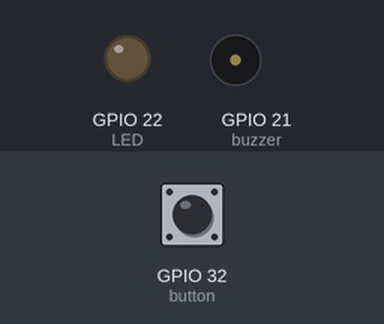
Bench run of a sketch on a simulated ESP32. Parts: output pins drawn as LEDs (lit = HIGH), buzzer (waves = sounding). The test bench sets the inputs (shaded band); at power-on: GPIO 32 (button) LOW.

Above: at 1.25 s.
1.3 s: GPIO 32 (button) pulled HIGH for 0.15 s
At 2.3 s:
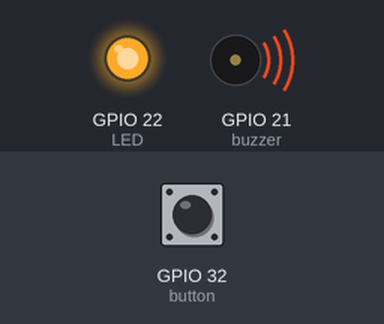
4.4 s: GPIO 32 (button) pulled HIGH for 1 s
At 4.8 s:
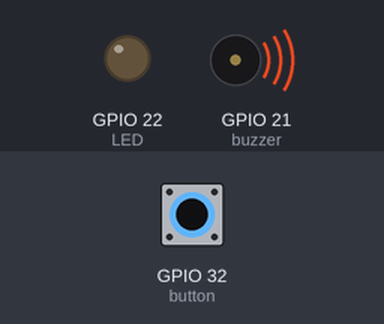
8.4 s: GPIO 32 (button) pulled HIGH for 3.2 s
At 9.7 s:
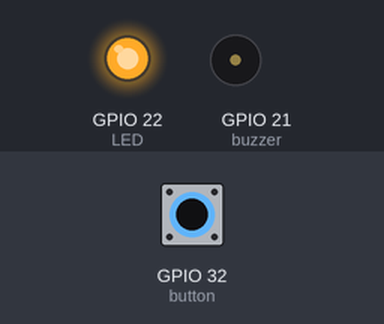
Timing chart, 0 to 19.2 s (numbered marks = the images above; inputs shaded):
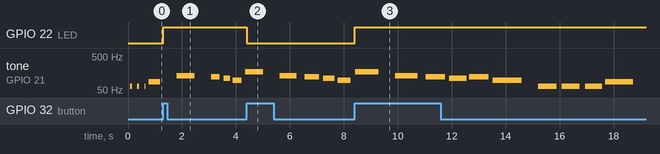

Measured:
- after the input at 1.3 s, GPIO 22 (LED): LOW → HIGH at once
- after the input at 4.4 s, GPIO 22 (LED): HIGH → LOW at once
- after the input at 8.4 s, GPIO 22 (LED): LOW → HIGH at once
- by itself, tone on GPIO 21 (buzzer): plays 175 Hz for 0.88 s, 131 Hz for 0.84 s, 123 Hz for 0.72 s, 110 Hz for 0.64 s, 123 Hz for 0.72 s, 98 Hz for 1.1 s … (10 notes in this stretch)

The sketch:

8bit.ino
```cpp
#define NC3 7645.25
#define NF3 5727.37
#define NC4 3822.62
#define NB3 4050.22
#define NA3 4545.45
#define NG3 5102.04
#define NF4 2863.68
#define ND3 6811.98
#define buzzer 21
#define LED 22
#define button 32

hw_timer_t *My_timer = NULL;
int spd = 0;
bool t = true;
int Starwars_note[] = {
NC3, NC3, NC3, NF3, NC4, NB3, NA3, NG3, NF4, NC4,
NB3, NA3, NG3, NF4, NC4, NB3, NA3, NB3, NG3, NC3,
NC3, NC3, NF3, NC4, NB3, NA3, NG3, NF4, NC4, NB3,
NA3, NG3, NF4, NC4, NB3, NA3, NB3, NG3, NC3, NC3,
ND3, NC4, NB3, NA3, NG3, NF3, NF3, NG3, NA3, NG3
};
int Starwars_duration[] = {
8,8,16,2,2,8,16,8,2,4,8,16,
8,2,4,8,16,8,2,8,8,16,2,2,8,
16,8,2,4,8,16,8,2,4,8,16,8,2,
4,16,2,8,8,8,8,8,16,8,16,4
};

// This is the Timer ISR. It is automatically called
// on a timer alarm event.
void IRAM_ATTR onTimer(){
  digitalWrite(buzzer, !digitalRead(buzzer));

}
void IRAM_ATTR Speed()
{
  digitalWrite(LED, !digitalRead(LED));
  if(t){
  spd++;
  if(spd>5){spd=0;}
  t=false;
  }
}

void setup() {
  pinMode(button,INPUT);
  pinMode(buzzer, OUTPUT);
  pinMode(LED,OUTPUT);
  attachInterrupt(button, Speed, RISING);
  My_timer = timerBegin(0, 80, true);  // use tiemr 0 and set prescale to 80 so 1 tick is 1 uSec
  timerAttachInterrupt(My_timer, &onTimer, true);
}

void loop() {
for (int thisNote = 0; thisNote < (sizeof(Starwars_note)/sizeof(int)); thisNote++) {
    int noteDuration = 1000 / Starwars_duration[thisNote];//convert duration to time delay
    timerAlarmWrite(My_timer,Starwars_note[thisNote], true);
    timerAlarmEnable(My_timer);
    delay(noteDuration+(spd*200));
    timerAlarmDisable(My_timer);
    int pauseBetweenNotes = noteDuration * (1.15); //Here 1.05 is tempo, increase to play it slower
    delay(pauseBetweenNotes);
    t=true;
    }
  }
```
